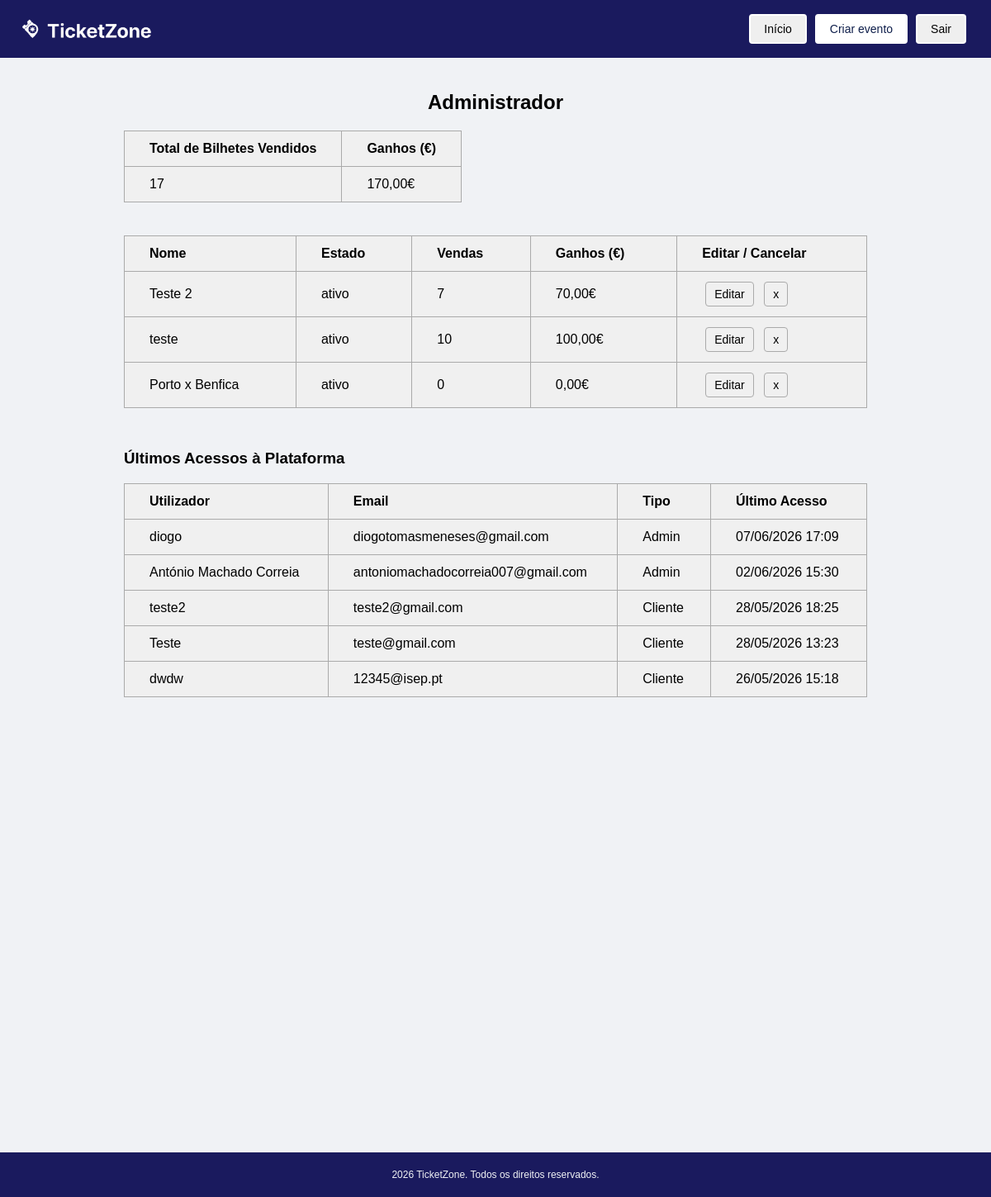
The page /admin.php (signed in) on the database as committed earlier.
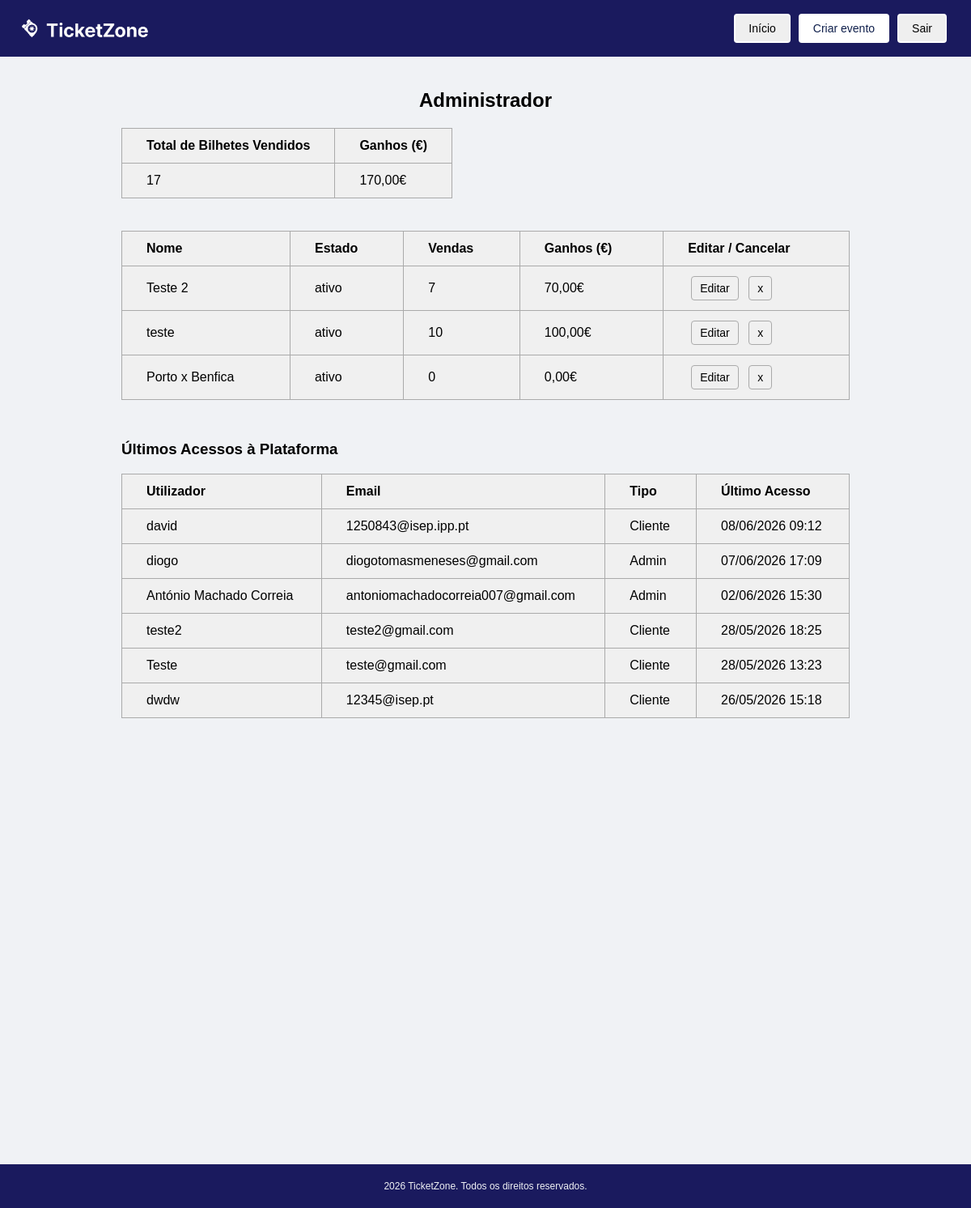
The same page on the database as committed later.
### tables this page shows
CREATE TABLE eventos (
        id INTEGER PRIMARY KEY AUTOINCREMENT,
        nome TEXT NOT NULL,
        descricao TEXT,
        data_inicio TEXT NOT NULL,
        data_fim TEXT NOT NULL,
        local TEXT NOT NULL,
        imagem TEXT,
        estado TEXT DEFAULT 'ativo' CHECK(estado IN ('ativo', 'cancelado')),
        id_categoria INTEGER,
        id_admin INTEGER,
        FOREIGN KEY (id_categoria) REFERENCES categorias(id),
        FOREIGN KEY (id_admin) REFERENCES utilizadores(id)
    );

CREATE TABLE utilizadores (
        id INTEGER PRIMARY KEY AUTOINCREMENT,
        username TEXT NOT NULL UNIQUE,
        email TEXT NOT NULL UNIQUE,
        password_hash TEXT NOT NULL,
        tipo TEXT NOT NULL CHECK(tipo IN ('cliente', 'admin')),
        data_registo TEXT DEFAULT CURRENT_TIMESTAMP,
        ultimo_acesso TEXT
    );

### scripts/carregar_eventos.php (called while the page is built, shortened)
<?php
$db = new SQLite3(__DIR__ . '/../ticketzone.db');
$query = "
    SELECT
        e.id,
        e.nome,
        e.estado,
        COALESCE(SUM(ic.quantidade), 0)                    AS total_bilhetes,
        COALESCE(SUM(ic.quantidade * ic.preco_unitario), 0) AS total_ganhos
    FROM eventos e
    LEFT JOIN tipos_bilhete tb ON tb.id_evento = e.id
    LEFT JOIN itens_compra ic  ON ic.id_tipo_bilhete = tb.id
    LEFT JOIN compras c        ON c.id = ic.id_compra AND c.estado = 'concluida'
    GROUP BY e.id, e.nome, e.estado
    ORDER BY e.id DESC
";
$resultado = $db->query($query);
$eventos = [];
while ($linha = $resultado->fetchArray(SQLITE3_ASSOC)) {
    $eventos[] = $linha;
}
?>

### scripts/carregar_entradas.php (called while the page is built, shortened)
<?php
$db = new SQLite3(__DIR__ . '/../ticketzone.db');
$query = "
    SELECT
        username,
        email,
        tipo,
        ultimo_acesso
    FROM utilizadores
    WHERE ultimo_acesso IS NOT NULL
    ORDER BY ultimo_acesso DESC
    LIMIT 50
";
$resultado = $db->query($query);
$entradas = [];
while ($linha = $resultado->fetchArray(SQLITE3_ASSOC)) {
    $entradas[] = $linha;
}
?>

### admin.php (the view, shortened to what this page needs)
<?php
require_once __DIR__ . '/scripts/carregar_eventos.php';
require_once __DIR__ . '/scripts/carregar_entradas.php';
$total_bilhetes_geral = 0;
$total_ganhos_geral   = 0;
foreach ($eventos as $evento) {
    $total_bilhetes_geral += $evento['total_bilhetes'];
    $total_ganhos_geral   += $evento['total_ganhos'];
}
?>
<!DOCTYPE html>
<html lang="pt">
<head>
    <link rel="stylesheet" href="styles/admin.css" />
</head>
<body>
    <nav>
        <div class="logo-nav">
            <img src="images/logo.png" alt="Logo TicketZone" />
        </div>
        <div class="botoes-nav">
            <button class="botao botao-home" onclick="location.href='index.php'">Início</button>
            <button class="botao botao-criar" onclick="location.href='eventos.php'">Criar evento</button>
            <button class="botao botao-sair" onclick="location.href='scripts/logout.php'">Sair</button>
        </div>
    </nav>
    <main>
        <h2>Administrador</h2>
        <div class="resumo">
            <table>
                <thead>
                    <tr>
                        <th>Total de Bilhetes Vendidos</th>
                        <th>Ganhos (€)</th>
                    </tr>
                </thead>
                <tbody>
                    <tr>
                        <td><?= number_format($total_bilhetes_geral, 0, ',', '.') ?></td>
                        <td><?= number_format($total_ganhos_geral,   2, ',', '.') ?>€</td>
                    </tr>
                </tbody>
            </table>
        </div>
        <table class="eventos">
            <thead>
                <tr>
                    <th>Nome</th>
                    <th>Estado</th>
                    <th>Vendas</th>
                    <th>Ganhos (€)</th>
                    <th>Editar / Cancelar</th>
                </tr>
            </thead>
            <tbody>
                <?php if (empty($eventos)): ?>
                    <tr>
                        <td colspan="5" style="text-align: center; color: #888;">
                            Nenhum evento encontrado.
                        </td>
                    </tr>
                <?php else: ?>
                    <?php foreach ($eventos as $evento): ?>
                        <tr>
                            <td><?= htmlspecialchars($evento['nome']) ?></td>
                            <td><?= htmlspecialchars($evento['estado']) ?></td>
                            <td><?= number_format($evento['total_bilhetes'], 0, ',', '.') ?></td>
                            <td><?= number_format($evento['total_ganhos'],   2, ',', '.') ?>€</td>
                            <td>
                                <button class="botao-editar"
                                        onclick="location.href='eventos.php?id=<?= $evento['id'] ?>'">
                                    Editar
                                </button>
                                <button class="botao-cancelar"
                                        onclick="location.href='cancelar_evento.php?id=<?= $evento['id'] ?>'">
                                    x
                                </button>
                            </td>
                        </tr>
                    <?php endforeach; ?>
                <?php endif; ?>
            </tbody>
        </table>
        <h3 style="margin-top: 50px;">Últimos Acessos à Plataforma</h3>
        <table class="eventos">
            <thead>
                <tr>
                    <th>Utilizador</th>
                    <th>Email</th>
                    <th>Tipo</th>
                    <th>Último Acesso</th>
                </tr>
            </thead>
            <tbody>
                <?php if (empty($entradas)): ?>
                    <tr>
                        <td colspan="4" style="text-align: center; color: #888;">
                            Nenhum acesso registado.
                        </td>
                    </tr>
                <?php else: ?>
                    <?php foreach ($entradas as $entrada): ?>
                        <tr>
                            <td><?= htmlspecialchars($entrada['username']) ?></td>
                            <td><?= htmlspecialchars($entrada['email']) ?></td>
                            <td><?= ucfirst(htmlspecialchars($entrada['tipo'])) ?></td>
                            <td>
                                <?php
                                    $timestamp = strtotime($entrada['ultimo_acesso']);
                                    echo date('d/m/Y H:i', $timestamp);
                                ?>
                            </td>
                        </tr>
                    <?php endforeach; ?>
                <?php endif; ?>
            </tbody>
        </table>
    </main>
    <footer>
        <p>2026 TicketZone. Todos os direitos reservados.</p>
    </footer>
</body>
</html>

### styles/admin.css (style rules this page uses)
body { font-family: Arial, sans-serif; background-color: #f0f2f5; margin: 0; padding: 0; }
nav { background-color: #1a1a5e; padding: 0px 30px; display: flex; justify-content: space-between; align-items: center; height: 70px; overflow: hidden; }
h2 { text-align: center; }
.logo-nav { color: white; font-size: 20px; font-weight: bold; display: flex; align-items: center; gap: 10px; }
.logo-nav img { height: 300px; margin-left: -80px; display: block; }
.botoes-nav { display: flex; gap: 10px; }
.botao { padding: 8px 16px; border-radius: 4px; font-size: 14px; cursor: pointer; border: 2px solid white; }
.botao-criar { background-color: white; color: #0f1f4b; }
main { max-width: 900px; margin: 40px auto; padding: 0 20px; }
table { border-collapse: collapse; background-color: #f0f0f0; }
th, td { border: 1px solid #aaaaaa; padding: 12px 30px; text-align: left; }
th { font-weight: bold; }
.resumo { margin-bottom: 40px; }
.eventos { width: 100%; }
.botao-editar,.botao-cancelar { padding: 6px 10px; border-radius: 4px; border: 1px solid #aaaaaa; background-color: #f0f0f0; cursor: pointer; font-size: 14px; margin: 0 4px; }
footer { text-align: center; padding: 8px; font-size: 12px; color: #f0f2f5; background-color: #1a1a5e; margin-top: 550px; border-top: 1px solid #eee; }

Rows that differ between the two databases and show on the page:
added utilizadores: username "david", email "1250843@isep.ipp.pt", tipo "Cliente", ultimo_acesso "08/06/2026 09:12"
